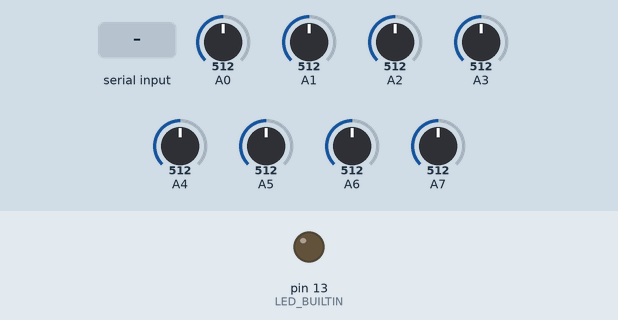
A sketch run on a simulated Arduino Uno, built with avr-gcc and run on an emulated ATmega328P. Parts: output pins drawn as LEDs (lit = HIGH). Inputs (shaded band) come from the test bench; at power-on: A0 = 512, A1 = 512, A2 = 512, A3 = 512, A4 = 512, A5 = 512, A6 = 512, A7 = 512. What the sketch prints to the serial monitor is not drawn.

Above: at 1.2 s.
1.3 s: "START\n" received over Serial
At 1.6 s:
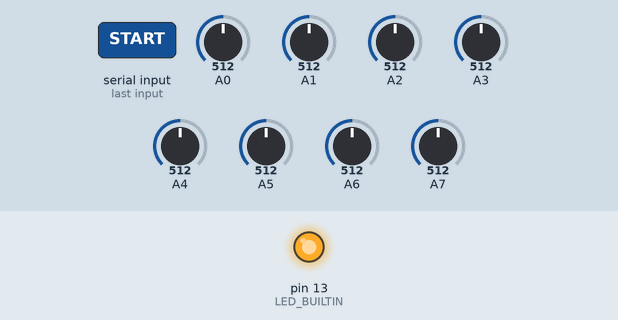
2.8 s: A0 set to 716
4.7 s: A1 set to 716
6.5 s: A2 set to 716
Timing chart, 0 to 9.5 s (numbered marks = the images above; inputs shaded):
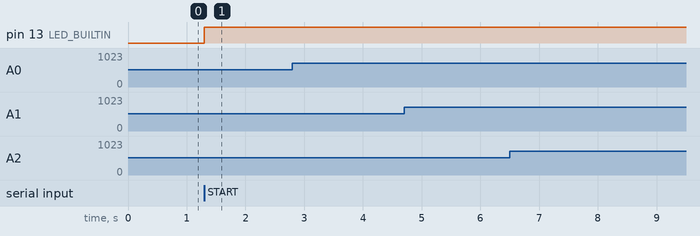

Measured:
- after the input at 1.3 s, pin 13 (LED_BUILTIN): LOW → HIGH at once
- after the input at 2.8 s, every drawn part: stays the same
- after the input at 4.7 s, every drawn part: stays the same
- after the input at 6.5 s, every drawn part: stays the same

The sketch:

arduino_ecg_simulator.ino
```cpp
// (licence header left out)
#include <Arduino.h>

/*
 * Adapted for NextECG from the official Upside Down Labs Chords Arduino firmware.
 * Matches the latest binary packet protocol expected by Chords Serial Plotter.
 * Set the board macro below to match your hardware; only one should be active.
 */

// ----- Board selection -----
#define BOARD_NANO_CLONE
// #define BOARD_NANO_CLASSIC
// #define BOARD_UNO_R3
// #define BOARD_MEGA_2560_R3
// #define BOARD_MEGA_2560_CLONE

// Simulation helper: set to 1 to output a synthetic ECG waveform on channel 0.
#define ENABLE_SIMULATION 0

#if defined(BOARD_UNO_R3)
  #define BOARD_NAME "UNO-R3"
  #define NUM_CHANNELS 6
#elif defined(BOARD_NANO_CLASSIC)
  #define BOARD_NAME "NANO-CLASSIC"
  #define NUM_CHANNELS 8
#elif defined(BOARD_NANO_CLONE)
  #define BOARD_NAME "NANO-CLONE"
  #define NUM_CHANNELS 8
#elif defined(BOARD_MEGA_2560_R3)
  #define BOARD_NAME "MEGA-2560-R3"
  #define NUM_CHANNELS 16
#elif defined(BOARD_MEGA_2560_CLONE)
  #define BOARD_NAME "MEGA-2560-CLONE"
  #define NUM_CHANNELS 16
#else
  #error "Board type not selected, please uncomment your BOARD macro!"
#endif

// Packet/timing configuration
#define SAMP_RATE 250
#define BAUD_RATE 115200
#define HEADER_LEN 3
#define SYNC_BYTE_1 0xC7
#define SYNC_BYTE_2 0x7C
#define END_BYTE 0x01
#define PACKET_LEN (NUM_CHANNELS * 2 + HEADER_LEN + 1)

#ifndef cbi
  #define cbi(sfr, bit) (_SFR_BYTE(sfr) &= ~_BV(bit))
#endif
#ifndef sbi
  #define sbi(sfr, bit) (_SFR_BYTE(sfr) |= _BV(bit))
#endif

volatile bool timerRunning = false;
volatile bool bufferReady = false;
uint8_t packetBuffer[PACKET_LEN];

#if ENABLE_SIMULATION
uint16_t simulateECG();
#endif

bool timerStart() {
  timerRunning = true;
  digitalWrite(LED_BUILTIN, HIGH);
  return TIMSK1 |= (1 << OCIE1A);
}

bool timerStop() {
  timerRunning = false;
  bufferReady = false;
  digitalWrite(LED_BUILTIN, LOW);
  return TIMSK1 &= ~(1 << OCIE1A);
}

ISR(TIMER1_COMPA_vect) {
  if (!timerRunning || Serial.available()) {
    timerStop();
    return;
  }

  bufferReady = true;
}

void timerBegin(float samplingRate) {
  cli();

  // Configure ADC prescaler to 16 for faster conversions
  sbi(ADCSRA, ADPS2);
  cbi(ADCSRA, ADPS1);
  cbi(ADCSRA, ADPS0);

  // Configure Timer1 for CTC mode with prescaler 8
  unsigned long ocrValue = (16000000UL / (8UL * (unsigned long)samplingRate)) - 1UL;
  TCCR1A = 0;
  TCCR1B = 0;
  TCNT1 = 0;

  OCR1A = ocrValue;
  TCCR1B |= (1 << WGM12) | (1 << CS11);

  sei();
}

uint16_t readChannelValue(uint8_t channel) {
#if ENABLE_SIMULATION
  if (channel == 0) {
    return simulateECG();
  }
  return 0;
#else
  return analogRead(channel);
#endif
}

void setup() {
  Serial.begin(BAUD_RATE);
  while (!Serial) {
    ; // Wait for serial port connection
  }

  pinMode(LED_BUILTIN, OUTPUT);
  digitalWrite(LED_BUILTIN, LOW);

  packetBuffer[0] = SYNC_BYTE_1;
  packetBuffer[1] = SYNC_BYTE_2;
  packetBuffer[2] = 0;
  packetBuffer[PACKET_LEN - 1] = END_BYTE;

  timerBegin(SAMP_RATE);
}

void loop() {
  if (timerRunning && bufferReady) {
    for (uint8_t channel = 0; channel < NUM_CHANNELS; ++channel) {
      uint16_t value = readChannelValue(channel);
      packetBuffer[HEADER_LEN + channel * 2] = highByte(value);
      packetBuffer[HEADER_LEN + channel * 2 + 1] = lowByte(value);
    }

    packetBuffer[2]++;
    Serial.write(packetBuffer, PACKET_LEN);
    bufferReady = false;
  }

  if (Serial.available()) {
    String command = Serial.readStringUntil('\n');
    command.trim();
    command.toUpperCase();

    if (command == "WHORU") {
      Serial.println(BOARD_NAME);
    } else if (command == "START") {
      timerStart();
    } else if (command == "STOP") {
      timerStop();
    } else if (command == "STATUS") {
      Serial.println(timerRunning ? "RUNNING" : "STOPPED");
    } else if (command.length() > 0) {
      Serial.println("UNKNOWN COMMAND");
    }
  }
}

#if ENABLE_SIMULATION
uint16_t simulateECG() {
  static unsigned long lastBeat = 0;
  static int baseline = 512;
  static const int BEAT_INTERVAL = 833;
  static const int NOISE_AMPLITUDE = 5;

  unsigned long currentTime = millis();
  int cyclePosition = (currentTime - lastBeat) % BEAT_INTERVAL;
  int value = baseline;

  if (cyclePosition >= 100 && cyclePosition < 160) {
    float t = (cyclePosition - 100) / 60.0f;
    value = baseline + static_cast<int>(20.0f * sin(t * PI));
  } else if (cyclePosition >= 200 && cyclePosition < 220) {
    value = baseline - 30;
  } else if (cyclePosition >= 220 && cyclePosition < 260) {
    float t = (cyclePosition - 220) / 40.0f;
    value = baseline + static_cast<int>(200.0f * sin(t * PI));
  } else if (cyclePosition >= 260 && cyclePosition < 300) {
    value = baseline - 40;
  } else if (cyclePosition >= 400 && cyclePosition < 550) {
    float t = (cyclePosition - 400) / 150.0f;
    value = baseline + static_cast<int>(30.0f * sin(t * PI));
  }

  value += random(-NOISE_AMPLITUDE, NOISE_AMPLITUDE);
  value = constrain(value, 0, 1023);

  if (cyclePosition < 50) {
    lastBeat = currentTime;
  }

  return static_cast<uint16_t>(value);
}
#endif
```
